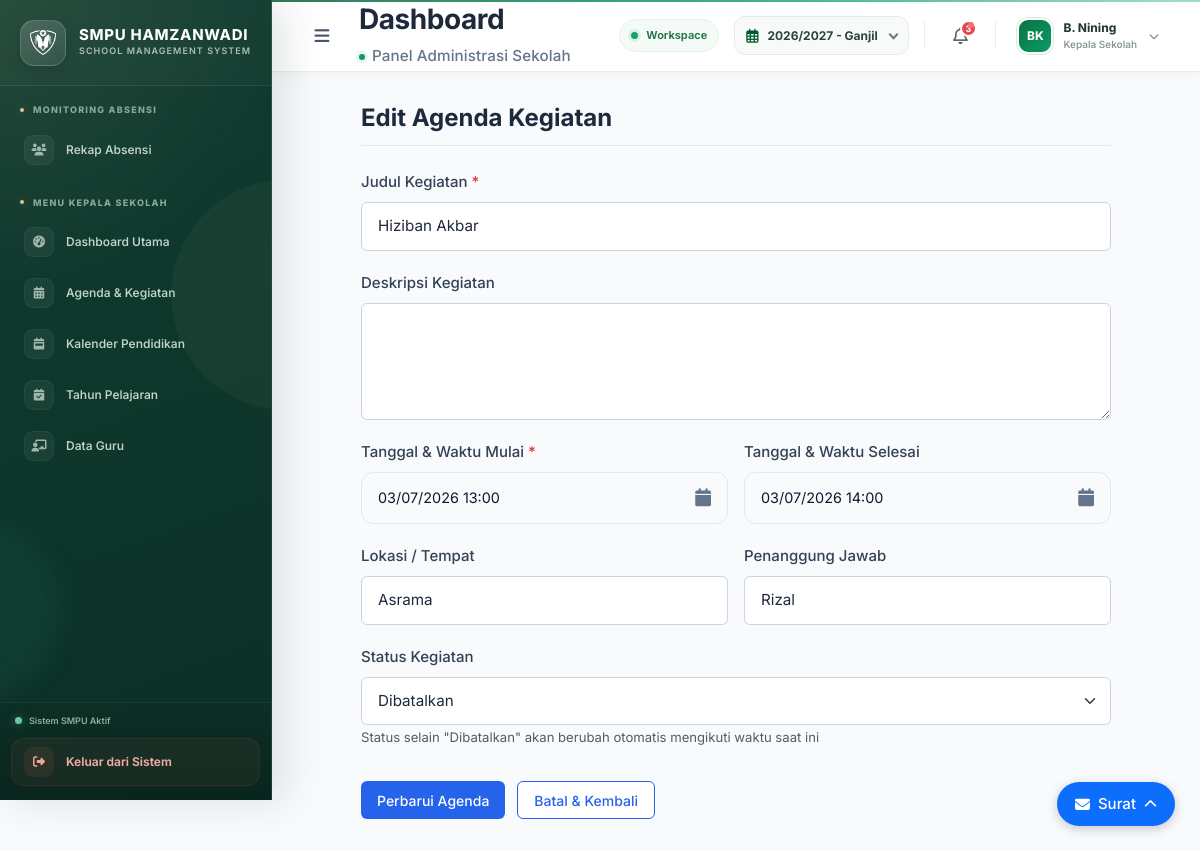
/agenda/edit/2 (signed in), run on the app's committed database.
### models.py (models this page shows, shortened)
class AgendaKegiatan(db.Model):
    __tablename__ = 'agenda_kegiatan'
    id = db.Column(db.Integer, primary_key=True)
    judul = db.Column(db.String(200), nullable=False)
    deskripsi = db.Column(db.Text)
    tanggal_mulai = db.Column(db.DateTime, nullable=False)
    tanggal_selesai = db.Column(db.DateTime)
    lokasi = db.Column(db.String(150))
    penanggung_jawab = db.Column(db.String(100))
    status = db.Column(db.String(20), default='Terjadwal')
    dibuat_oleh = db.Column(db.String(100))
    dibuat_pada = db.Column(db.DateTime, default=datetime.utcnow)
    tahun_pelajaran = db.Column(db.String(20), nullable=False)

### routes/sections/kepsek/agenda.py (the view, shortened to what this page needs)
@agenda_bp.route('/edit/<int:id>', methods=['GET', 'POST'])
def edit_agenda(id):
    if not session.get('logged_in'):
        return redirect(url_for('login.halaman_login'))
    if session.get('role') != 'Kepala Sekolah':
        flash('Anda tidak memiliki hak akses untuk mengedit agenda', 'warning')
        return redirect(url_for('agenda.daftar_agenda'))
    kegiatan = AgendaKegiatan.query.get_or_404(id)
    context = {
        'kegiatan': kegiatan,
        'active_page': 'agenda',
        'halaman_aktif': 'utama',
        'role': session.get('role'),
        'user': {
            'nama': session.get('user_name'),
            'jabatan': session.get('role'),
            'inisial': session.get('user_initials', 'KS')
        },
        'tahun_pelajaran': g.tahun_pelajaran
    }
    return render_template('agenda_edit.html', **context)

### app.py (called while the page is built)
@app.before_request
def atur_domain_sesi():
    host = request.host.lower()
    if host.endswith('.smpuhamzanwadi.sch.id'):
        app.config['SESSION_COOKIE_DOMAIN'] = ".smpuhamzanwadi.sch.id"
    else:
        app.config['SESSION_COOKIE_DOMAIN'] = None
        app.config['SESSION_COOKIE_PATH'] = "/"
        app.config['SESSION_COOKIE_HTTPONLY'] = True
        app.config['SESSION_COOKIE_SAMESITE'] = 'Lax'
        app.config['SESSION_COOKIE_SECURE'] = False

def nama_singkat_dropdown(nama_lengkap):
    if not nama_lengkap:
        return "Pengguna"
    nama_lengkap = nama_lengkap.strip()
    gelar_depan = r"^(Dr\.|Drg\.|Prof\.|Ir\.|Sdr\.|H\.|K\.H\.|Alm\.|Almh\.|Drs\.|M\.|Bpk\.|Ibu\.|Ny\.|Tn\.)\s+"
    gelar = ""
    nama_murni = nama_lengkap
    cocok = re.match(gelar_depan, nama_lengkap)
    if cocok:
        gelar = cocok.group(0)
        nama_murni = nama_lengkap[cocok.end():]
    kata = nama_murni.split()
    if not kata:
        return gelar + "Pengguna"
    kata1 = kata[0].strip(".,")
    if len(kata1) >= 4:
        nama_terambil = kata[0]
    else:
        nama_terambil = " ".join(kata[:2])
    return f"{gelar}{nama_terambil}"

def ambil_inisial(nama, jumlah=2):
    if not nama or not nama.strip():
        return "US"  # ↓ INI PATOKAN UTAMA
    kata = nama.strip().split()
    inisial = ""
    if len(kata) >= 1:
        inisial += kata[0][0]
    if len(kata) >= 2 and jumlah >= 2:
        inisial += kata[-1][0]  # Ambil huruf depan nama belakang
    return inisial.upper()

@app.context_processor
def tambah_model_ke_template():
    return dict(TahunPelajaran=TahunPelajaran)

### routes/umum.py (called while the page is built)
@umum_bp.before_app_request
def load_tahun_aktif():
    tahun_operasional = TahunPelajaran.query.filter_by(
        aktif=True
    ).first()
    g.tahun_pelajaran_aktif = (
        tahun_operasional.kode if tahun_operasional else ""
    )
    tahun_pilihan = session.get('tahun_pelajaran')
    if tahun_pilihan:
        tersedia = TahunPelajaran.query.filter_by(
            kode=tahun_pilihan
        ).first()
        if not tersedia:
            tahun_pilihan = None
            session.pop('tahun_pelajaran', None)
    g.tahun_pelajaran = (
        tahun_pilihan or g.tahun_pelajaran_aktif
    )

### templates/sections/kepsek/agenda_edit.html (shortened to what this page needs)
{% extends "layout.html" %}
{% block extra_css %}
<link rel="stylesheet" href="{{ url_for('static', filename='css/jabatan/kepsek/agenda.css') }}">
{% endblock %}
{% block content %}
<div class="container-fluid px-4 py-4">
    <div class="form-container">
        <h3 class="form-title">Edit Agenda Kegiatan</h3>
        <form method="POST">
            <div class="form-group">
                <label for="judul">Judul Kegiatan <span class="text-danger">*</span></label>
                <input type="text" id="judul" name="judul" class="form-control" value="{{ kegiatan.judul }}" required>
            </div>
            <div class="form-group">
                <label for="deskripsi">Deskripsi Kegiatan</label>
                <textarea id="deskripsi" name="deskripsi" class="form-control" rows="4">{{ kegiatan.deskripsi or '' }}</textarea>
            </div>
            <div class="form-row">
                <div class="form-col form-group">
                    <label for="tanggal_mulai">Tanggal & Waktu Mulai <span class="text-danger">*</span></label>
                    <div class="custom-date">
                    </div>
                </div>
                <div class="form-col form-group">
                    <label for="tanggal_selesai">Tanggal & Waktu Selesai</label>
                    <div class="custom-date">
                    </div>
                </div>
            </div>
            <div class="form-row">
                <div class="form-col form-group">
                    <label for="lokasi">Lokasi / Tempat</label>
                    <input type="text" id="lokasi" name="lokasi" class="form-control" value="{{ kegiatan.lokasi or '' }}">
                </div>
                <div class="form-col form-group">
                    <label for="penanggung_jawab">Penanggung Jawab</label>
                    <input type="text" id="penanggung_jawab" name="penanggung_jawab" class="form-control" value="{{ kegiatan.penanggung_jawab or '' }}">
                </div>
            </div>
            <div class="form-group">
                <label for="status">Status Kegiatan</label>
                <select id="status" name="status" class="form-select">
                    <option value="Dibatalkan" {{ 'selected' if kegiatan.status == 'Dibatalkan' }}>Dibatalkan</option>
                </select>
                <small class="text-muted">Status selain "Dibatalkan" akan berubah otomatis mengikuti waktu saat ini</small>
            </div>
            <div class="form-actions">
                <button type="submit" class="btn btn-primary">Perbarui Agenda</button>
                <a href="{{ url_for('agenda.daftar_agenda') }}" class="btn btn-cancel">Batal & Kembali</a>
            </div>
        </form>
    </div>
</div>
{% endblock %}

### static/css/global.css (style rules this page uses)
* { margin: 0; padding: 0; box-sizing: border-box; }
body { font-family: 'Inter', 'Open Sans', -apple-system, BlinkMacSystemFont, 'Segoe UI', Roboto, Arial, sans-serif; font-size: 15px; font-weight: 400; line-height: 1.6; color: #1e293b; background-color: #f8fafc; -webkit-font-smoothing: antialiased; -moz-osx-font-smoothing: grayscale; }
h3 { font-size: 1.25rem; }
table, th, td, button, input, select, .badge, .btn { font-family: 'Inter', 'Open Sans', sans-serif; font-size: 0.9rem; }

### static/css/sidebar.css (style rules this page uses)
:root { --sidebar-width: 272px; --sb-bg: #103b30; --sb-bg-deep: #0b2e25; --sb-primary: #1d805b; --sb-gold: #ddc68f; --sb-text: #f4f8f4; --sb-muted: #a9c0b4; --sb-dim: #789688; --sb-border: rgba(255,255,255,.085); --sb-hover: rgba(255,255,255,.075); --sb-radius: 13px; }

### static/css/header.css (style rules this page uses)
:root { --header-primary: #005B2B; --header-primary-dark: #004521; --header-emerald: #0D9B65; --header-text: #172B24; --header-muted: #718096; --header-border: #E8EEF0; --header-surface: #F8FAFC; --header-height: 72px; --header-shadow: 0 2px 12px rgba(15, 23, 42, 0.035); --header-dropdown-shadow: 0 18px 55px rgba(15, 23, 42, 0.14), 0 3px 10px rgba(15, 23, 42, 0.05); }

### static/css/btn.css (style rules this page uses)
.btn { display: inline-flex; align-items: center; justify-content: center; gap: 0.4rem; padding: 0.45rem 1rem !important; font-size: 0.875rem !important; font-weight: 500 !important; line-height: 1.5; border-radius: 0.375rem !important; border: none !important; cursor: pointer !important; text-decoration: none; transition: all 0.2s ease-in-out; white-space: nowrap; vertical-align: middle; box-sizing: border-box; }
.btn-primary { background-color: #2563eb; color: #ffffff; }
.btn-cancel { background: #ffffff; color: #2563eb; border: 1.5px solid #2563eb !important; }

### static/css/custom-date.css (style rules this page uses)
.custom-date { position: relative; width: 100%; font-size: 0.9rem; font-family: inherit; display: block; }

### static/css/spa_loading.css (style rules this page uses)
:root { --spa-sidebar-width: 272px; --spa-header-height: 72px; --spa-emerald-dark: #022c22; --spa-emerald: #059669; --spa-emerald-light: #34d399; --spa-content-left: 272px; }

### static/css/jabatan/kepsek/agenda.css (style rules this page uses)
.container-fluid.px-4 { padding: 0 !important; }
.form-container { max-width: 750px; margin: 0 auto; }
.form-title { font-size: 1.5rem; font-weight: 700; color: #1e293b; margin-bottom: 1.5rem; padding-bottom: 0.75rem; border-bottom: 1px solid #e2e8f0; }
.form-group { margin-bottom: 1.25rem; }
.form-group label { display: block; font-weight: 500; color: #334155; margin-bottom: 0.5rem; }
.form-control, .form-select { width: 100%; padding: 0.75rem 1rem; border: 1px solid #cbd5e1; border-radius: 6px; font-size: 0.95rem; color: #1e293b; background-color: #ffffff; transition: border-color 0.2s ease, box-shadow 0.2s ease; }
textarea.form-control { resize: vertical; min-height: 100px; }
.form-row { display: flex; gap: 1rem; flex-wrap: wrap; }
.form-col { flex: 1 1 300px; }
.form-actions { margin-top: 2rem; display: flex; gap: 0.75rem; }

### data on the page
AgendaKegiatan: judul "Hiziban Akbar", lokasi "Asrama", penanggung_jawab "Rizal"

### other printed values
{{ nama_pengguna | inisial_avatar }} "BK"
{{ nama_pengguna | nama_singkat_dropdown }} "B. Nining"
{{ session.get('jabatan') or session.get('role', 'Pengguna Sistem') }} "Kepala Sekolah"
